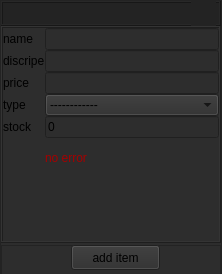
<?xml version="1.0" encoding="UTF-8"?>
<ui version="4.0">
 <class>Form</class>
 <widget class="QWidget" name="Form">
  <property name="geometry">
   <rect>
    <x>0</x>
    <y>0</y>
    <width>222</width>
    <height>274</height>
   </rect>
  </property>
  <property name="windowTitle">
   <string>Form</string>
  </property>
  <layout class="QVBoxLayout" name="verticalLayout">
   <property name="spacing">
    <number>0</number>
   </property>
   <property name="leftMargin">
    <number>0</number>
   </property>
   <property name="topMargin">
    <number>0</number>
   </property>
   <property name="rightMargin">
    <number>0</number>
   </property>
   <property name="bottomMargin">
    <number>0</number>
   </property>
   <item>
    <widget class="QFrame" name="frame">
     <property name="styleSheet">
      <string notr="true">background-color: rgb(45, 45, 45);
</string>
     </property>
     <property name="frameShape">
      <enum>QFrame::StyledPanel</enum>
     </property>
     <property name="frameShadow">
      <enum>QFrame::Raised</enum>
     </property>
     <layout class="QVBoxLayout" name="verticalLayout_2">
      <property name="spacing">
       <number>0</number>
      </property>
      <property name="leftMargin">
       <number>0</number>
      </property>
      <property name="topMargin">
       <number>0</number>
      </property>
      <property name="rightMargin">
       <number>0</number>
      </property>
      <property name="bottomMargin">
       <number>0</number>
      </property>
      <item>
       <widget class="QFrame" name="frame_2">
        <property name="minimumSize">
         <size>
          <width>220</width>
          <height>0</height>
         </size>
        </property>
        <property name="maximumSize">
         <size>
          <width>220</width>
          <height>25</height>
         </size>
        </property>
        <property name="styleSheet">
         <string notr="true">background-color: rgb(35, 35, 35);</string>
        </property>
        <property name="frameShape">
         <enum>QFrame::Box</enum>
        </property>
        <property name="frameShadow">
         <enum>QFrame::Raised</enum>
        </property>
        <widget class="QPushButton" name="_close">
         <property name="geometry">
          <rect>
           <x>190</x>
           <y>0</y>
           <width>25</width>
           <height>25</height>
          </rect>
         </property>
         <property name="styleSheet">
          <string notr="true">QPushButton{
border:0px;
}


QPushButton:hover{
background-color: rgb(250,0 , 0);
}
</string>
         </property>
         <property name="text">
          <string/>
         </property>
         <property name="icon">
          <iconset>
           <normaloff>cil-x.png</normaloff>cil-x.png</iconset>
         </property>
        </widget>
       </widget>
      </item>
      <item>
       <widget class="QFrame" name="frame_3">
        <property name="minimumSize">
         <size>
          <width>220</width>
          <height>0</height>
         </size>
        </property>
        <property name="maximumSize">
         <size>
          <width>220</width>
          <height>16777215</height>
         </size>
        </property>
        <property name="frameShape">
         <enum>QFrame::Box</enum>
        </property>
        <property name="frameShadow">
         <enum>QFrame::Raised</enum>
        </property>
        <layout class="QFormLayout" name="formLayout">
         <property name="horizontalSpacing">
          <number>0</number>
         </property>
         <property name="verticalSpacing">
          <number>0</number>
         </property>
         <property name="leftMargin">
          <number>0</number>
         </property>
         <property name="topMargin">
          <number>0</number>
         </property>
         <property name="rightMargin">
          <number>0</number>
         </property>
         <property name="bottomMargin">
          <number>0</number>
         </property>
         <item row="0" column="0">
          <widget class="QLabel" name="label">
           <property name="text">
            <string>name</string>
           </property>
          </widget>
         </item>
         <item row="0" column="1">
          <widget class="QLineEdit" name="lineEdit"/>
         </item>
         <item row="1" column="0">
          <widget class="QLabel" name="label_2">
           <property name="text">
            <string>discripe</string>
           </property>
          </widget>
         </item>
         <item row="1" column="1">
          <widget class="QLineEdit" name="lineEdit_2"/>
         </item>
         <item row="2" column="0">
          <widget class="QLabel" name="label_3">
           <property name="text">
            <string>price</string>
           </property>
          </widget>
         </item>
         <item row="2" column="1">
          <widget class="QLineEdit" name="lineEdit_3"/>
         </item>
         <item row="3" column="0">
          <widget class="QLabel" name="label_4">
           <property name="text">
            <string>type</string>
           </property>
          </widget>
         </item>
         <item row="4" column="0">
          <widget class="QLabel" name="label_5">
           <property name="text">
            <string>stock</string>
           </property>
          </widget>
         </item>
         <item row="4" column="1">
          <widget class="QLineEdit" name="lineEdit_5">
           <property name="text">
            <string>0</string>
           </property>
          </widget>
         </item>
         <item row="5" column="0">
          <widget class="QLabel" name="label_6">
           <property name="text">
            <string/>
           </property>
          </widget>
         </item>
         <item row="5" column="1">
          <widget class="QLabel" name="label_7">
           <property name="minimumSize">
            <size>
             <width>2</width>
             <height>40</height>
            </size>
           </property>
           <property name="styleSheet">
            <string notr="true">color: rgb(164, 0, 0);</string>
           </property>
           <property name="text">
            <string>no error</string>
           </property>
          </widget>
         </item>
         <item row="3" column="1">
          <widget class="QComboBox" name="comboBox">
           <property name="currentText">
            <string>------------</string>
           </property>
           <property name="currentIndex">
            <number>0</number>
           </property>
           <item>
            <property name="text">
             <string>------------</string>
            </property>
           </item>
           <item>
            <property name="text">
             <string>kilogram</string>
            </property>
           </item>
           <item>
            <property name="text">
             <string>liter</string>
            </property>
           </item>
           <item>
            <property name="text">
             <string>piece</string>
            </property>
           </item>
          </widget>
         </item>
        </layout>
       </widget>
      </item>
      <item>
       <widget class="QFrame" name="frame_4">
        <property name="minimumSize">
         <size>
          <width>220</width>
          <height>30</height>
         </size>
        </property>
        <property name="maximumSize">
         <size>
          <width>220</width>
          <height>25</height>
         </size>
        </property>
        <property name="frameShape">
         <enum>QFrame::StyledPanel</enum>
        </property>
        <property name="frameShadow">
         <enum>QFrame::Raised</enum>
        </property>
        <widget class="QPushButton" name="pushButton">
         <property name="geometry">
          <rect>
           <x>70</x>
           <y>0</y>
           <width>89</width>
           <height>25</height>
          </rect>
         </property>
         <property name="text">
          <string>add item</string>
         </property>
        </widget>
       </widget>
      </item>
     </layout>
    </widget>
   </item>
  </layout>
 </widget>
 <resources/>
 <connections/>
</ui>
